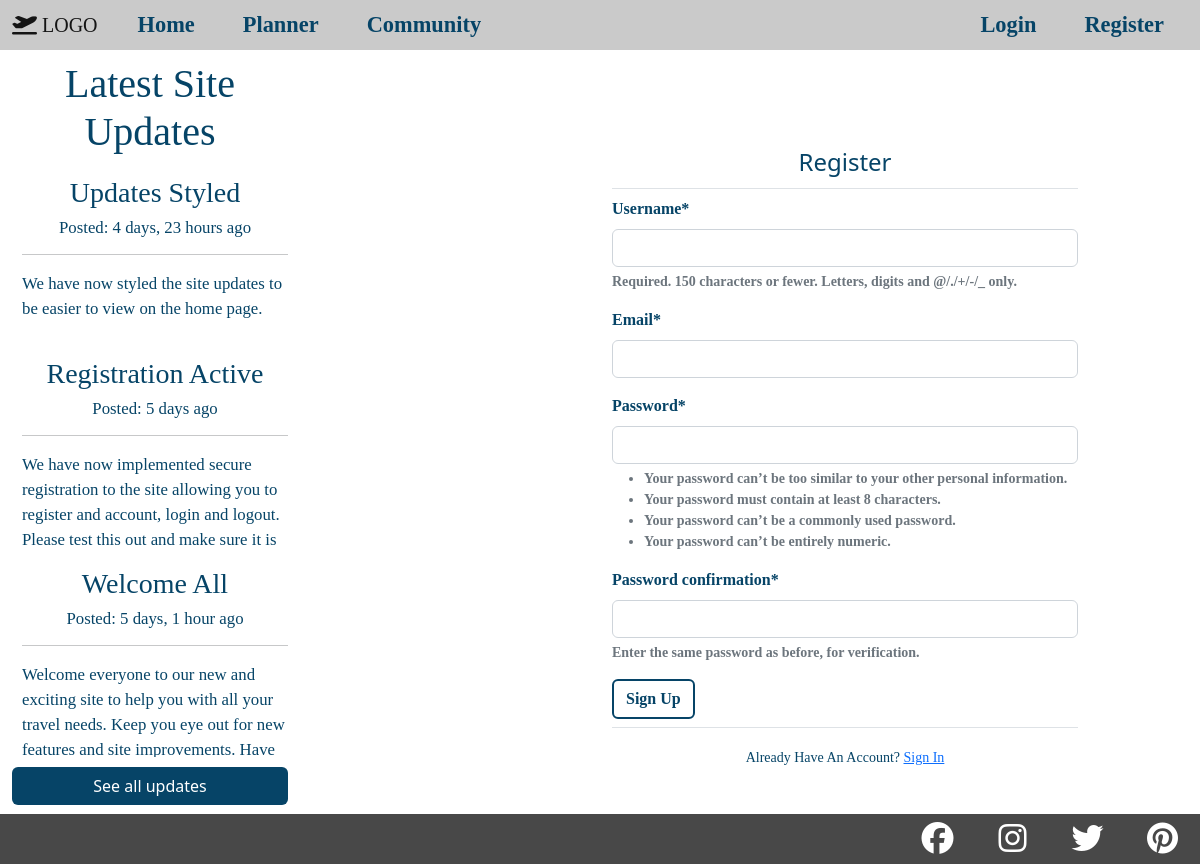
Screenshot of /register/ with the database file from the repository.
### site_updates/models.py (models this page shows, shortened)
class Update(models.Model):
    topic = models.ForeignKey(UpdateCatagory, on_delete=models.CASCADE)
    title = models.CharField(max_length=100)
    content = models.TextField()
    update_image = models.ImageField(default=None, upload_to='media/update_pics/', blank=True)
    published_on = models.DateTimeField(auto_now_add=True)
    updated_on = models.DateTimeField(auto_now=True)
    status = models.IntegerField(choices=STATUS, default=0)
    class Meta:
        ordering = ('-published_on',)

### home/views.py (the view)
# urls.py: path('register/', register, name='home-register'),
def register(request):
    updates = Update.objects.filter(status=1).order_by('-published_on')[0:3]
    if request.method == 'POST':
        form = UserRegisterForm(request.POST)
        if form.is_valid():
            form.save()
            username = form.cleaned_data['username']
            password = form.cleaned_data['password1']
            user = authenticate(username=username, password=password)
            login(request, user)
            messages.success(request, f"Your account has been created!")
            return redirect('travel-home')
    else:
        form = UserRegisterForm()
    return render(
                request,
                'home/register.html',
                {
                    "tab_title": "Register",
                    "form": form,
                    "updates": updates,
                }
            )

### home/forms.py
class UserRegisterForm(UserCreationForm):
    email = forms.EmailField()
    class Meta:
        model = User
        fields = ['username', 'email', 'password1', 'password2']

### home/templates/home/register.html (shortened to what this page needs)
{% extends "home/home-base.html" %}
{% load crispy_forms_tags %}
{% block form-content %}
    {% if user.is_authenticated %}
        {% include 'home/snippets/already-logged-in.html' %}
    {% else %}
        <form method="POST">
            <fieldset class="form-group">
                <legend class="border-bottom mb-2 p-2 text-center">Register</legend>
                {{ form|crispy }}
            </fieldset>
            <div class="form-group">
                <button class="btn btn-travel mb-2" type="submit">Sign Up</button>
            </div>
        </form>
        <div class="border-top pt-3 mb-3 text-center">
            <small class="p-font">
                Already Have An Account? <a class="ml-2" href="{% url 'home-login' %}">Sign In</a>
            </small>
        </div>
    {% endif %}
{% endblock form-content %}

### home/templates/home/home-base.html (shortened to what this page needs)
{% extends "home/base.html" %}
{% block content %}
    <div class="row m-0">
        <div class="d-none d-lg-block col-3 admin-updates-col-main">
            <div class="updates-intro">
                <h4 class="text-center">Latest Site Updates</h4>
            </div>
            {% for update in updates %}
                <div class="update-container">
                    <h4 class="text-center">{{ update.title }}</h4>
                    <h6 class="text-center">Posted: {{ update.published_on|timesince }} ago</h6>
                    <hr>
                    <P>{{ update.content }}</P>
                </div>
            {% endfor %}
            <a class="btn btn-all-topics" href="{% url 'all-admin-updates' %}">See all updates</a>
        </div>
        <div class="col">
            <div class="row home-mid-row">
                <div class="col-1 col-sm-3 col-lg-6">
                </div>
                <div class="col home-welcome-container">
                    <div class="home-form-container">
                        {% block form-content %}
                        {% endblock form-content%}
                    </div>
                </div>
                <div class="col-1">
                </div>
            </div>
        </div>
    </div>
{% endblock content %}

### static/css/main.css (style rules this page uses)
* { padding: 0; margin: 0; box-sizing: border-box; }
h1, h2, h3, h4, h5, h6 { font-family: 'Lora', serif; }
a { font-family: 'Lora', serif; }
p { font-family: 'Merriweather', serif; }
@media (min-width: 768px) { h4 { font-size: 200%; } }
@media (min-width: 768px) { h6 { font-size: 140%; } }
@media (min-width: 768px) { p { font-size: 140%; } }
@media (min-width: 992px) { h4 { font-size: 250%; } }
@media (min-width: 992px) { h6 { font-size: 150%; } }
@media (min-width: 992px) { p { font-size: 150%; } }
.updates-intro { background-color: rgba(255, 255, 255, .9); margin-top: 10px; }
.update-container { background-color: rgba(255, 255, 255, .9); padding-left: 10px; padding-top: 10px; font-size: 70%; overflow-x: none; overflow-y: scroll; max-height: 200px; margin-top: 10px; }
.update-container p, .update-container h4, .update-container h6, .updates-intro h4 { color: rgb(6, 68, 103); }
.btn-all-topics { display: flex; justify-content: center; background-color: rgb(6, 68, 103); color: white; margin-top: 10px; }
.admin-updates-col-main { background-color: rgba(255, 255, 255, 0.5); position: absolute; top: 0; bottom: 0; left: 0; width: 25vw; margin-top: 50px; }
.home-welcome-container { background-color: rgba(255, 255, 255, 0.9); border-radius: 0px 25px 0px 25px; color: rgb(6, 68, 103); }
.home-mid-row { margin: 15vh 0 80px 0; }
.p-font { font-family: 'Merriweather', serif; color: rgb(6, 68, 103); }
.btn-travel { border: 2px solid rgb(6, 68, 103); background-color: white; font-family: 'Lora', serif; font-weight: 900; color: rgb(6, 68, 103); }
#div_id_username, #div_id_email, #div_id_password1, #div_id_password2 { font-family: 'Merriweather', serif !important; color: rgb(6, 68, 103) !important; font-weight: 700; }

### home/templates/home/snippets/home-styles.html (style rules this page uses)
body { background-image: url('https://django-travel-app.s3.eu-west-2.amazonaws.com/images/home/home_background_img_small.jpg'); background-repeat: no-repeat; background-attachment: fixed; background-size: cover; }

### rows the page displays
Update: title "Updates Styled", published_on "4 days, 23 hours", content "We have now styled the site updates to be easier to view on the home page."
Update: title "Registration Active", published_on "5 days", content "We have now implemented secure registration to the site allowing you to register and account, login and logout. Please test this out and make sure it is…"
Update: title "Welcome All", published_on "5 days, 1 hour", content "Welcome everyone to our new and exciting site to help you with all your travel needs. Keep you eye out for new features and site improvements. Have…"
